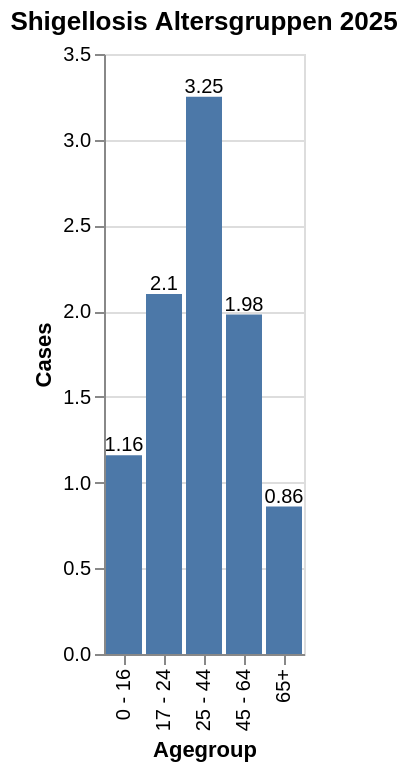

Write notebook code for a chart like this one.
### Code cell
data_age_2025 = data_med[data_med["temporal"] == "2025"]

bar_age_2 = alt.Chart(data_age_2025).mark_bar().encode(
    x=alt.X("agegroup", title="Agegroup"),
    y=alt.Y("incValue", title="Cases")
).properties(
    title="Shigellosis Altersgruppen 2025"
)

# Textlabels
text = bar_age_2.mark_text(
    align="center",
    dy=-5,
    size=10
).encode(
    text="incValue:Q"
)

bar_age_2 = bar_age_2 + text

bar_age_2

### Figure 1 — Vega-Lite specification as saved in the notebook (floating-point values rounded to 4 significant figures)
{"config": {"view": {"continuousWidth": 300, "continuousHeight": 300}}, "layer": [{"mark": {"type": "bar"}, "encoding": {"x": {"field": "agegroup", "title": "Agegroup", "type": "nominal"}, "y": {"field": "incValue", "title": "Cases", "type": "quantitative"}}, "title": "Shigellosis Altersgruppen 2025"}, {"mark": {"type": "text", "align": "center", "dy": -5, "size": 10}, "encoding": {"text": {"field": "incValue", "type": "quantitative"}, "x": {"field": "agegroup", "title": "Agegroup", "type": "nominal"}, "y": {"field": "incValue", "title": "Cases", "type": "quantitative"}}, "title": "Shigellosis Altersgruppen 2025"}], "data": {"name": "data-d7c55a35ad1a385d12ec265d3282462a"}, "$schema": "https://vega.github.io/schema/vega-lite/v6.1.0.json", "datasets": {"data-d7c55a35ad1a385d12ec265d3282462a": [{"valueCategory": "cases_10y_mean", "temporal": "2025", "temporal_type": "year", "georegion": "CHFL", "georegion_type": "CHFL", "agegroup": "0 - 16", "agegroup_type": "agegroup_food", "sex": "all", "value": null, "pop": null, "incValue": 1.16, "valueYearCumSum": null, "valueMean3y": null, "trend": NaN, "prct": null, "deltaValue": null, "deltaIncValue": null, "incValuePrctChange": null, "valueMean5y": null, "dataComplete": true}, {"valueCategory": "cases_10y_mean", "temporal": "2025", "temporal_type": "year", "georegion": "CHFL", "georegion_type": "CHFL", "agegroup": "17 - 24", "agegroup_type": "agegroup_food", "sex": "all", "value": null, "pop": null, "incValue": 2.1, "valueYearCumSum": null, "valueMean3y": null, "trend": NaN, "prct": null, "deltaValue": null, "deltaIncValue": null, "incValuePrctChange": null, "valueMean5y": null, "dataComplete": true}, {"valueCategory": "cases_10y_mean", "temporal": "2025", "temporal_type": "year", "georegion": "CHFL", "georegion_type": "CHFL", "agegroup": "25 - 44", "agegroup_type": "agegroup_food", "sex": "all", "value": null, "pop": null, "incValue": 3.25, "valueYearCumSum": null, "valueMean3y": null, "trend": NaN, "prct": null, "deltaValue": null, "deltaIncValue": null, "incValuePrctChange": null, "valueMean5y": null, "dataComplete": true}, {"valueCategory": "cases_10y_mean", "temporal": "2025", "temporal_type": "year", "georegion": "CHFL", "georegion_type": "CHFL", "agegroup": "45 - 64", "agegroup_type": "agegroup_food", "sex": "all", "value": null, "pop": null, "incValue": 1.98, "valueYearCumSum": null, "valueMean3y": null, "trend": NaN, "prct": null, "deltaValue": null, "deltaIncValue": null, "incValuePrctChange": null, "valueMean5y": null, "dataComplete": true}, {"valueCategory": "cases_10y_mean", "temporal": "2025", "temporal_type": "year", "georegion": "CHFL", "georegion_type": "CHFL", "agegroup": "65+", "agegroup_type": "agegroup_food", "sex": "all", "value": null, "pop": null, "incValue": 0.86, "valueYearCumSum": null, "valueMean3y": null, "trend": NaN, "prct": null, "deltaValue": null, "deltaIncValue": null, "incValuePrctChange": null, "valueMean5y": null, "dataComplete": true}, {"valueCategory": "cases_10y_mean", "temporal": "2025", "temporal_type": "year", "georegion": "CHFL", "georegion_type": "CHFL", "agegroup": "unknown", "agegroup_type": "agegroup_food", "sex": "all", "value": null, "pop": null, "incValue": null, "valueYearCumSum": null, "valueMean3y": null, "trend": NaN, "prct": null, "deltaValue": null, "deltaIncValue": null, "incValuePrctChange": null, "valueMean5y": null, "dataComplete": true}]}}
